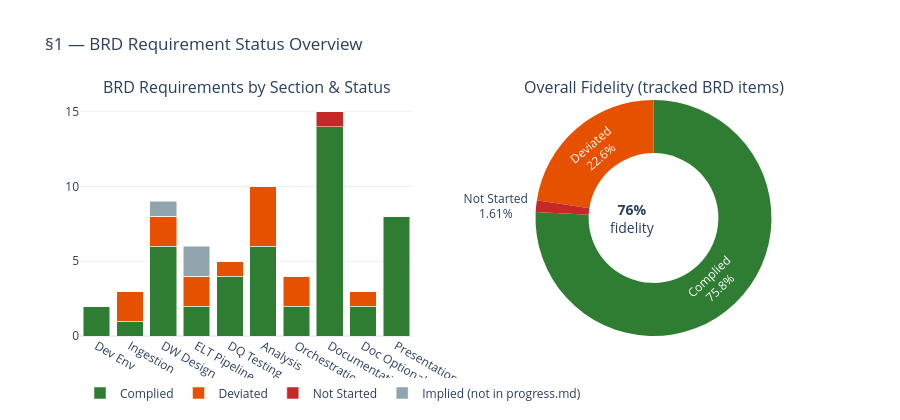

The notebook cell this image was saved under:
### Markdown cell above
## §1 — Requirement Distribution Overview

### Code cell
# §1a — Overall fidelity summary (stacked bar + status donut)
fig = make_subplots(rows=1, cols=2,
    subplot_titles=["BRD Requirements by Section & Status", "Overall Fidelity (tracked BRD items)"],
    specs=[[{"type":"bar"},{"type":"pie"}]])

for status, colour, label in [
    ("complied",    STATUS_COLOURS["complied"],    "Complied"),
    ("deviated",    STATUS_COLOURS["deviated"],    "Deviated"),
    ("not_started", STATUS_COLOURS["not_started"], "Not Started"),
    ("implied",     STATUS_COLOURS["implied"],     "Implied (not in progress.md)"),
]:
    if status == "implied":
        y_vals = [
            len(reqs[(reqs["section_code"]==sc) & (reqs["status"]=="implied")])
            for sc in sec_fid["section_code"]
        ]
        dash = "dot"
    else:
        y_vals = [sec_fid[sec_fid["section_code"]==sc][status].values[0]
                  if status in sec_fid.columns else 0
                  for sc in sec_fid["section_code"]]
        dash = "solid"
    fig.add_trace(go.Bar(
        name=label, x=sec_fid["label"], y=y_vals,
        marker_color=colour, showlegend=True,
        legendgroup=status,
    ), row=1, col=1)

# Donut
labels = ["Complied","Deviated","Not Started"]
values = [n_complied, n_deviated, n_not_started]
colours = [STATUS_COLOURS["complied"], STATUS_COLOURS["deviated"], STATUS_COLOURS["not_started"]]
fig.add_trace(go.Pie(labels=labels, values=values,
    marker_colors=colours, hole=0.55,
    textinfo="label+percent", showlegend=False), row=1, col=2)

fig.add_annotation(x=0.78, y=0.5, xref="paper", yref="paper",
    text=f"<b>{overall_fidelity:.0%}</b><br>fidelity", showarrow=False,
    font=dict(size=14))

fig.update_layout(barmode="stack", height=420,
    title_text="§1 — BRD Requirement Status Overview",
    template="plotly_white", legend_orientation="h",
    legend=dict(y=-0.18))
fig.show()

### Figure 1 — Plotly figure (JSON) as saved in the notebook; plotly's stock layout.template omitted (floating-point values rounded to 4 significant figures)
{"data": [{"legendgroup": "complied", "marker": {"color": "#2E7D32"}, "name": "Complied", "showlegend": true, "type": "bar", "x": ["Dev Env", "Ingestion", "DW Design", "ELT Pipeline", "DQ Testing", "Analysis", "Orchestration", "Documentation", "Doc Optional", "Presentation"], "xaxis": "x", "y": [2, 1, 6, 2, 4, 6, 2, 14, 2, 8], "yaxis": "y"}, {"legendgroup": "deviated", "marker": {"color": "#E65100"}, "name": "Deviated", "showlegend": true, "type": "bar", "x": ["Dev Env", "Ingestion", "DW Design", "ELT Pipeline", "DQ Testing", "Analysis", "Orchestration", "Documentation", "Doc Optional", "Presentation"], "xaxis": "x", "y": [0, 2, 2, 2, 1, 4, 2, 0, 1, 0], "yaxis": "y"}, {"legendgroup": "not_started", "marker": {"color": "#C62828"}, "name": "Not Started", "showlegend": true, "type": "bar", "x": ["Dev Env", "Ingestion", "DW Design", "ELT Pipeline", "DQ Testing", "Analysis", "Orchestration", "Documentation", "Doc Optional", "Presentation"], "xaxis": "x", "y": [0, 0, 0, 0, 0, 0, 0, 1, 0, 0], "yaxis": "y"}, {"legendgroup": "implied", "marker": {"color": "#90A4AE"}, "name": "Implied (not in progress.md)", "showlegend": true, "type": "bar", "x": ["Dev Env", "Ingestion", "DW Design", "ELT Pipeline", "DQ Testing", "Analysis", "Orchestration", "Documentation", "Doc Optional", "Presentation"], "xaxis": "x", "y": [0, 0, 1, 2, 0, 0, 0, 0, 0, 0], "yaxis": "y"}, {"domain": {"x": [0.55, 1], "y": [0, 1]}, "hole": 0.55, "labels": ["Complied", "Deviated", "Not Started"], "marker": {"colors": ["#2E7D32", "#E65100", "#C62828"]}, "showlegend": false, "textinfo": "label+percent", "type": "pie", "values": [47, 14, 1]}], "layout": {"annotations": [{"font": {"size": 16}, "showarrow": false, "text": "BRD Requirements by Section & Status", "x": 0.225, "xanchor": "center", "xref": "paper", "y": 1, "yanchor": "bottom", "yref": "paper"}, {"font": {"size": 16}, "showarrow": false, "text": "Overall Fidelity (tracked BRD items)", "x": 0.775, "xanchor": "center", "xref": "paper", "y": 1, "yanchor": "bottom", "yref": "paper"}, {"font": {"size": 14}, "showarrow": false, "text": "<b>76%</b><br>fidelity", "x": 0.78, "xref": "paper", "y": 0.5, "yref": "paper"}], "barmode": "stack", "height": 420, "legend": {"orientation": "h", "y": -0.18}, "title": {"text": "§1 — BRD Requirement Status Overview"}, "xaxis": {"anchor": "y", "domain": [0, 0.45]}, "yaxis": {"anchor": "x", "domain": [0, 1]}}}
